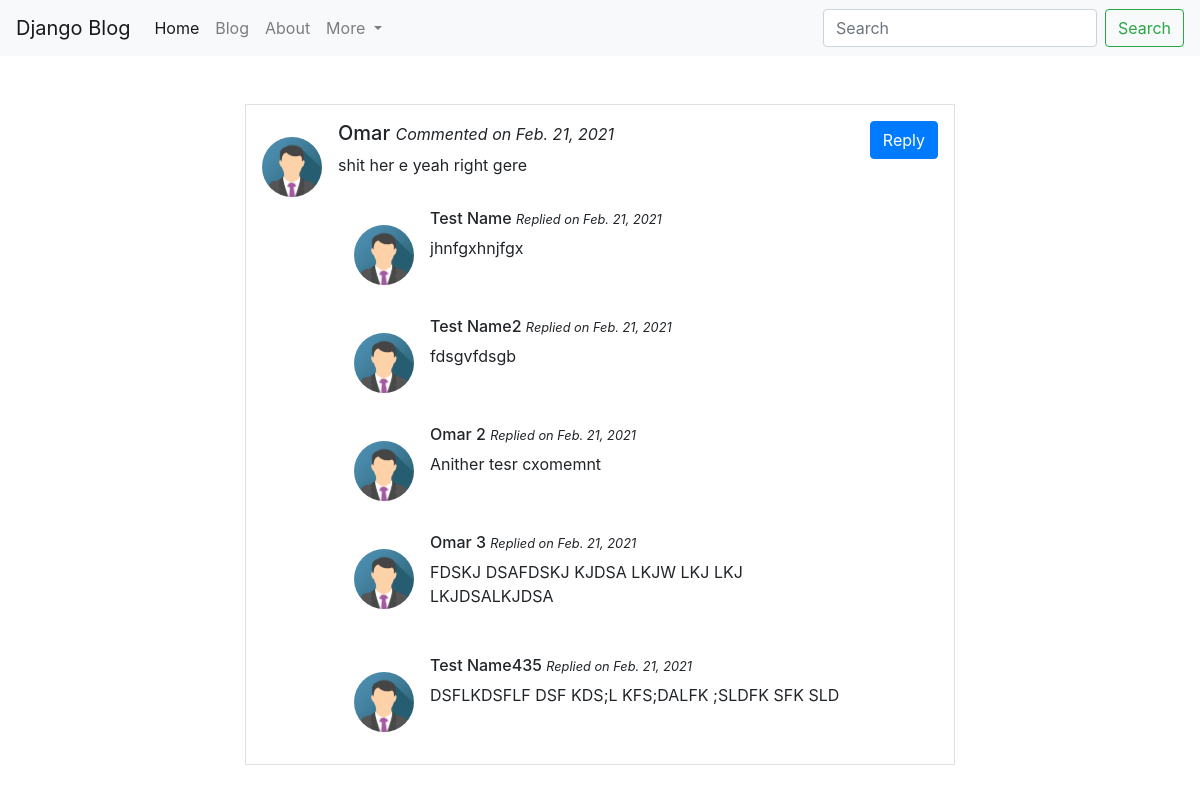
The app's page /Reply/6/, older data.
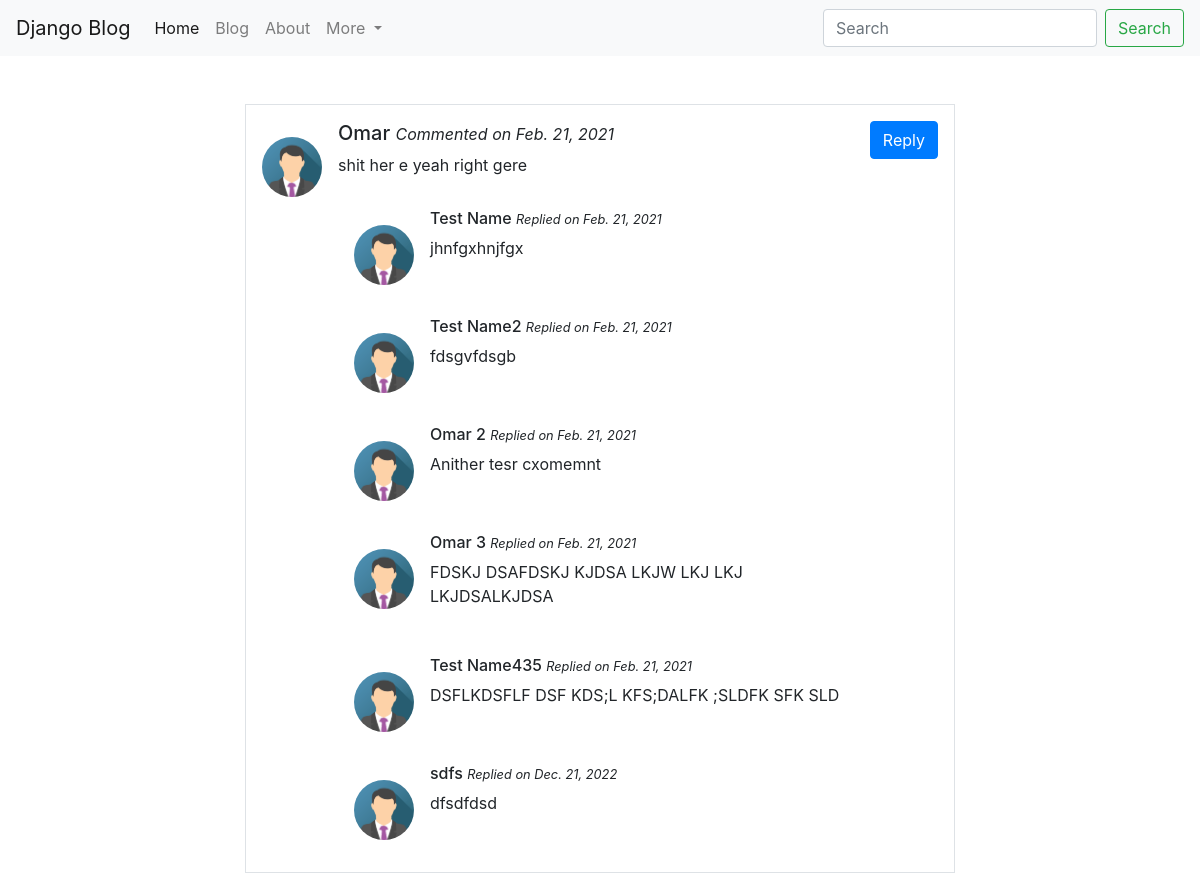
The same page, newer data.
### blog/models.py (models this page shows)
class Reply(models.Model):
    author = models.CharField(max_length=60)
    body = models.TextField()
    Comment = models.ForeignKey('Comments', on_delete=models.CASCADE)
    created_on = models.DateTimeField(auto_now_add=True)

### blog/views.py (the view, shortened to what this page needs)
# urls.py: path('Reply/<int:pk>/', views.Replies, name="Reply")
def Replies(request, pk):
    comment = Comments.objects.get(pk=pk)
    form = ReplyForm()
    replies = Reply.objects.filter(Comment=comment)
    context = {
        'form': form,
        'comment': comment,
        'replies': replies
    }
    return render(request, 'blog/reply.html', context)

### blog/forms.py
class ReplyForm(forms.Form):
    author = forms.CharField(
        max_length=60,
        widget=forms.TextInput(attrs={
            "class": "form-control",
            "placeholder": "Your name"
        })
    )
    body = forms.CharField(
        widget=forms.Textarea(attrs={
            "class": "form-control",
            "placeholder": "Write reply here"
        })
    )

### templates/blog/reply.html (shortened to what this page needs)
{% extends 'base.html' %}
{% load static %}
{% block content%}
<div class="col-md-8 offset-md-2">
        <div class="media border p-3">
                <img src="{% static 'img/avatar.png' %}" alt="{{comment.author}}" class="mr-3 mt-3 rounded-circle" style="width:60px;">
                <div class="media-body">
                    <h5>{{comment.author}} <small><i>Commented on {{comment.created_on.date}}</i></small></h5>
                    <p>{{comment.body}}</p>
                    {% for reply in replies %}
                    <div class="media p-3">
                        <img src="{% static 'img/avatar.png' %}" alt="{{comment.author}}" class="mr-3 mt-3 rounded-circle" style="width:60px;">
                        <div class="media-body">
                            <h6>{{reply.author}} <small><i>Replied on {{reply.created_on.date}}</i></small></h6>
                            <p>{{reply.body}}</p>
                        </div>
                    </div>
                    {% endfor %}
                </div>
                <button type="button" class="btn btn-primary">
                        <a href="{% url 'Reply' comment.pk %}" data-toggle="modal" data-target="#myModal" style="color:white;">Reply</a>
                </button>
        </div>
</div>
{% endblock %}

Row changes from the older to the newer data that the page shows:
added Reply: author "sdfs", created_on "Dec. 21, 2022", body "dfsdfdsd"
